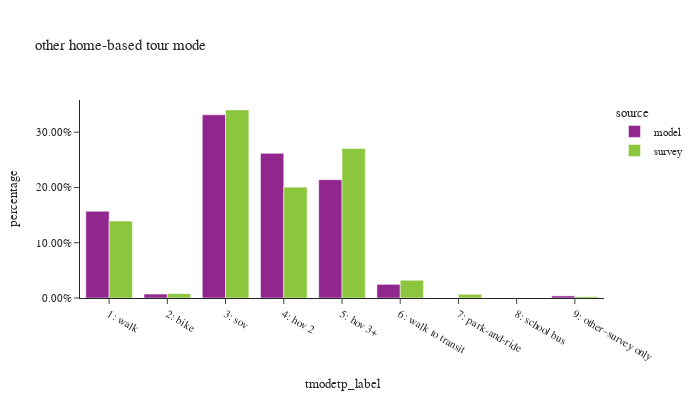

The notebook cell saved with this chart:
### Code cell
df_plot = hb_tour.groupby(['source','tmodetp_label'])['toexpfac'].sum().reset_index()
df_plot['percentage'] = df_plot.groupby(['source'], group_keys=False)['toexpfac']. \
    apply(lambda x: x / float(x.sum()))
df_plot['source'] = df_plot['source'].astype(pd.CategoricalDtype(['model', 'survey']))

df_plot_ct = hb_tour.groupby(['source','tmodetp_label'])['toexpfac'].count().reset_index(). \
    rename(columns={'toexpfac':'sample count'})
df_plot = df_plot.merge(df_plot_ct, on=['source','tmodetp_label'])

fig = px.bar(df_plot.sort_values(by=['source']), x="tmodetp_label", y="percentage", color="source",
             barmode="group",hover_data=['sample count'],title="other home-based tour mode")
fig.update_layout(height=400, width=700, font=dict(size=11),
                  xaxis = dict(dtick = 1, categoryorder='category ascending'),
                  yaxis=dict(tickformat=".2%"))
fig.show()

### Figure 1 — Plotly figure (JSON) as saved in the notebook; plotly's stock layout.template omitted (floating-point values rounded to 4 significant figures)
{"data": [{"alignmentgroup": "True", "customdata": [[513383], [23399], [1083987], [855888], [700264], [80753], [12572]], "hovertemplate": "source=model<br>tmodetp_label=%{x}<br>percentage=%{y}<br>sample count=%{customdata[0]}<extra></extra>", "legendgroup": "model", "marker": {"color": "#91268F", "pattern": {"shape": ""}}, "name": "model", "offsetgroup": "model", "orientation": "v", "showlegend": true, "textposition": "auto", "type": "bar", "x": ["1: walk", "2: bike", "3: sov", "4: hov 2", "5: hov 3+", "6: walk to transit", "9: other–survey only"], "xaxis": "x", "y": [0.157, 0.007155, 0.3315, 0.2617, 0.2141, 0.02469, 0.003844], "yaxis": "y"}, {"alignmentgroup": "True", "customdata": [[1624], [129], [1950], [1167], [600], [307], [23], [2], [25]], "hovertemplate": "source=survey<br>tmodetp_label=%{x}<br>percentage=%{y}<br>sample count=%{customdata[0]}<extra></extra>", "legendgroup": "survey", "marker": {"color": "#8CC63E", "pattern": {"shape": ""}}, "name": "survey", "offsetgroup": "survey", "orientation": "v", "showlegend": true, "textposition": "auto", "type": "bar", "x": ["1: walk", "2: bike", "3: sov", "4: hov 2", "5: hov 3+", "6: walk to transit", "7: park-and-ride", "8: school bus", "9: other–survey only"], "xaxis": "x", "y": [0.1393, 0.007989, 0.3404, 0.2006, 0.2706, 0.0321, 0.00673, 1.207e-05, 0.002395], "yaxis": "y"}], "layout": {"barmode": "group", "font": {"size": 11}, "height": 400, "legend": {"title": {"text": "source"}, "tracegroupgap": 0}, "title": {"text": "other home-based tour mode"}, "width": 700, "xaxis": {"anchor": "y", "categoryorder": "category ascending", "domain": [0.0, 1.0], "dtick": 1, "title": {"text": "tmodetp_label"}}, "yaxis": {"anchor": "x", "domain": [0.0, 1.0], "tickformat": ".2%", "title": {"text": "percentage"}}}}
